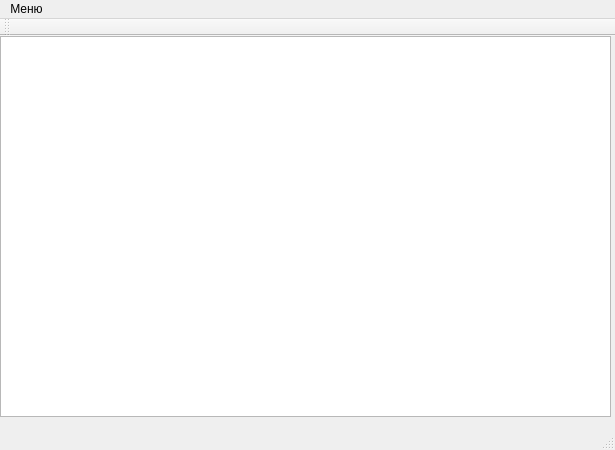
<?xml version="1.0" encoding="UTF-8"?>
<ui version="4.0">
 <class>MainWindow</class>
 <widget class="QMainWindow" name="MainWindow">
  <property name="geometry">
   <rect>
    <x>0</x>
    <y>0</y>
    <width>615</width>
    <height>450</height>
   </rect>
  </property>
  <property name="minimumSize">
   <size>
    <width>615</width>
    <height>450</height>
   </size>
  </property>
  <property name="maximumSize">
   <size>
    <width>615</width>
    <height>450</height>
   </size>
  </property>
  <property name="focusPolicy">
   <enum>Qt::NoFocus</enum>
  </property>
  <property name="contextMenuPolicy">
   <enum>Qt::DefaultContextMenu</enum>
  </property>
  <property name="acceptDrops">
   <bool>false</bool>
  </property>
  <property name="windowTitle">
   <string>Лабораторная работа #1</string>
  </property>
  <widget class="QWidget" name="centralWidget">
   <widget class="QTextEdit" name="textEdit">
    <property name="geometry">
     <rect>
      <x>0</x>
      <y>0</y>
      <width>611</width>
      <height>381</height>
     </rect>
    </property>
   </widget>
  </widget>
  <widget class="QMenuBar" name="menuBar">
   <property name="geometry">
    <rect>
     <x>0</x>
     <y>0</y>
     <width>615</width>
     <height>26</height>
    </rect>
   </property>
   <widget class="QMenu" name="menu">
    <property name="title">
     <string>Меню</string>
    </property>
    <addaction name="btn_Auth"/>
    <addaction name="separator"/>
    <addaction name="btn_Exit"/>
   </widget>
   <addaction name="menu"/>
  </widget>
  <widget class="QToolBar" name="mainToolBar">
   <attribute name="toolBarArea">
    <enum>TopToolBarArea</enum>
   </attribute>
   <attribute name="toolBarBreak">
    <bool>false</bool>
   </attribute>
  </widget>
  <widget class="QStatusBar" name="statusBar"/>
  <action name="btn_Exit">
   <property name="text">
    <string>Выход</string>
   </property>
  </action>
  <action name="btn_Auth">
   <property name="text">
    <string>Авторы</string>
   </property>
  </action>
 </widget>
 <layoutdefault spacing="6" margin="11"/>
 <resources/>
 <connections>
  <connection>
   <sender>btn_Exit</sender>
   <signal>triggered()</signal>
   <receiver>MainWindow</receiver>
   <slot>close()</slot>
   <hints>
    <hint type="sourcelabel">
     <x>-1</x>
     <y>-1</y>
    </hint>
    <hint type="destinationlabel">
     <x>199</x>
     <y>149</y>
    </hint>
   </hints>
  </connection>
 </connections>
</ui>
